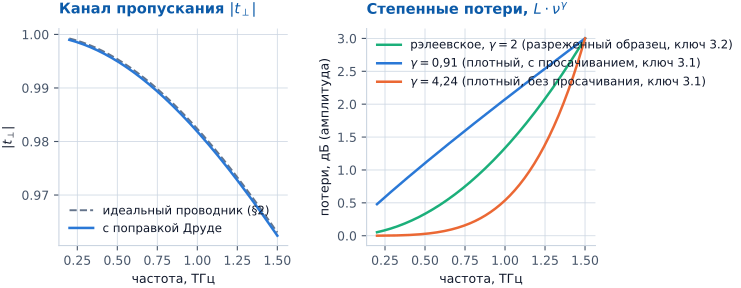

This chart was generated by the following Python code:
# -*- coding: utf-8 -*-
"""Рис. 3.1 -- вклад членов потерь (Друде и степенное рассеяние).

МОДЕЛЬНЫЙ РАСЧЁТ (не данные): левая панель вызывает штатную реализацию модели
(unified_optimizer/model_blanco.py, compute_t_perp с use_drude=True/False) --
геометрия D/P=0.56 (образец средней плотности, см. Z_provenance.tex ключ 2.2),
частотная сетка -- рабочая полоса спектрометра. Правая панель -- чистая
математика: формула степенных потерь exp(-0.5*(L/4.343)*nu^gamma) для трёх
показателей gamma (два из них -- числа примера 3.1/3.2 параграфа, ключ 3.1/3.2),
без всякой подгонки под данные.

Данные не используются, подгонок нет.
"""

import sys
from pathlib import Path

REPO = Path(__file__).resolve().parents[4]
sys.path.insert(0, str(REPO))

import numpy as np

import pstyle as ps
import matplotlib.pyplot as plt

from unified_optimizer import model_blanco as mb

P_UM = 25.0
DP = 0.56  # образец средней плотности (ключ 2.2)

freq_thz = np.linspace(0.2, 1.5, 300)
p_over_lambda = P_UM * freq_thz / 300.0  # lambda_um = 300 / freq_thz

fig, (axD, axG) = plt.subplots(1, 2, figsize=(7.4, 3.1))

t_perp_drude = np.array([
    mb.compute_t_perp(pl, DP, freq_thz=f, use_drude=True)
    for pl, f in zip(p_over_lambda, freq_thz)
])
t_perp_ideal = np.array([
    mb.compute_t_perp(pl, DP, use_drude=False) for pl in p_over_lambda
])

axD.plot(freq_thz, np.abs(t_perp_ideal), color=ps.REF, lw=1.4, ls="--",
         label="идеальный проводник (§2)")
axD.plot(freq_thz, np.abs(t_perp_drude), color=ps.S1, lw=1.8,
         label="с поправкой Друде")
ps.finish(axD,
          title=r"Канал пропускания $|t_\perp|$",
          xlabel="частота, ТГц", ylabel=r"$|t_\perp|$",
          legend="lower left")

# --- правая панель: чистая математика формулы (★) степенных потерь ---
L_DB = 3.0  # амплитудный масштаб потерь на верхней границе полосы -- иллюстративный
gammas = [(2.0, "рэлеевское, $\\gamma=2$ (разреженный образец, ключ 3.2)", ps.S3),
          (0.91, "$\\gamma=0{,}91$ (плотный, с просачиванием, ключ 3.1)", ps.S1),
          (4.24, "$\\gamma=4{,}24$ (плотный, без просачивания, ключ 3.1)", ps.S2)]

freq_g = np.linspace(0.2, 1.5, 300)
for gamma, lab, col in gammas:
    # калибруем L так, чтобы все три кривые совпадали на верхней границе полосы --
    # иллюстрация ФОРМЫ хода по частоте при одинаковых "потерях на верхнем крае",
    # а не подгонка под какие-либо измерения
    L = L_DB / (1.5 ** gamma)
    loss_amp_db = L * freq_g ** gamma
    axG.plot(freq_g, loss_amp_db, color=col, lw=1.8, label=lab)

ps.finish(axG,
          title=r"Степенные потери, $L\cdot\nu^\gamma$",
          xlabel="частота, ТГц", ylabel="потери, дБ (амплитуда)",
          legend="upper left")

fig.tight_layout(w_pad=2.2)
ps.save(fig, "fig03_drude")
